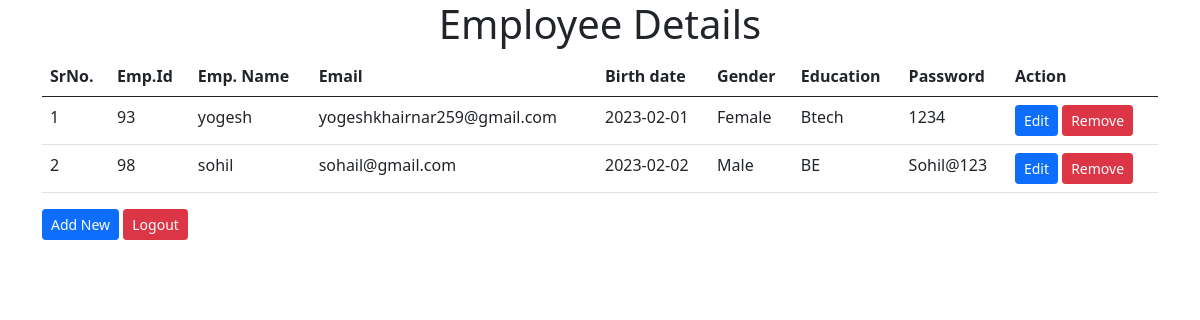
The page /Dashboard (signed in) on the database its author committed.
### Myapp/models.py (models this page shows)
class Employee(models.Model):
    ename = models.CharField(max_length=100)
    email = models.EmailField(max_length=100, unique=True)
    Birth_date = models.CharField(max_length=100)
    gender = models.CharField(max_length=10)
    education = models.CharField(max_length=100)
    password = models.CharField(max_length=10)

### Myapp/views.py (the view)
# urls.py: path('Dashboard',views.Dashboard),
def Dashboard(request):
    if('email' in request.session):
        data = Employee.objects.all()
        return render(request,'Dashboard.html',{"data":data})
    return redirect(Login)

### Myapp/templates/Dashboard.html (shortened to what this page needs)
{% extends "Homepage.html" %}
{% block content %}
{% load static %}
<div class="container">
    <div>
        <table class="table">
            <h1 align="center">Employee Details</h1>
            <tr><th>SrNo.</th>
                <th>Emp.Id</th>
                <th>Emp. Name</th>
                <th>Email</th>
                <th>Birth date</th>
                <th>Gender</th>
                <th>Education</th>
                <th>Password</th>
                <th>Action</th></tr>
            <tbody id="tbody">
                {%for emp in data%}
                <form id="myform{{emp.id}}">
                  <tr><td>{{forloop.counter}}</td>
                      <td>{{emp.id}}</td>
                      <td><input type="hidden" name="empid" value="{{emp.id}}">{{emp.ename}}</td>
                      <td>{{emp.email}}</td>
                      <td>{{emp.Birth_date}}</td>
                      <td>{{emp.gender}}</td>
                      <td>{{emp.education}}</td>
                      <td>{{emp.password}}</td>
                      <td><button type="button" class="btn btn-primary btn-sm" data-bs-toggle="modal" data-bs-target="#EditModal" onclick="editcall('{{emp.id}}')">Edit</button>
                          <button type="button" class="btn btn-danger btn-sm btn-del" data-bs-toggle="modal" data-bs-target="#remove" data-eid="{{emp.id}}" onclick="Remove('{{emp.id}}')">Remove</button></td></tr>
                </form>
                {%endfor%}
            </tbody>
        </table>
        <button type="button" class="btn btn-primary btn-sm" data-bs-toggle="modal" data-bs-target="#myModal">Add New</button>
                {%if 'email' in request.session%}
                <a href="/Logout" class="btn btn-danger btn-sm">Logout</a>{%endif%}
    </div>
</div>
{% include 'Edit.html'%}
{% include 'Add.html'%}
{%endblock%}

### Myapp/templates/Homepage.html (shortened to what this page needs)
<!DOCTYPE html>
<html lang="en">
<head>
    <link href="https://cdn.jsdelivr.net/npm/bootstrap@5.0.2/dist/css/bootstrap.min.css" rel="stylesheet">
</head>
{% block content %}{%endblock%}
</html>

### Myapp/templates/Edit.html (shortened to what this page needs)
<link rel="stylesheet" href="https://cdnjs.cloudflare.com/ajax/libs/font-awesome/4.7.0/css/font-awesome.min.css">

### Myapp/templates/Add.html (shortened to what this page needs)
<!DOCTYPE html>
<html lang="en">
<head>
    <link href="https://cdn.jsdelivr.net/npm/bootstrap@5.0.2/dist/css/bootstrap.min.css" rel="stylesheet">
</head>
</html>

### rows shown on the page
Employee: id "93", ename "yogesh", email "yogeshkhairnar259@gmail.com", Birth_date "2023-02-01", gender "Female", education "Btech", password "1234"
Employee: id "98", ename "sohil", email "sohail@gmail.com", Birth_date "2023-02-02", gender "Male", education "BE", password "Sohil@123"
